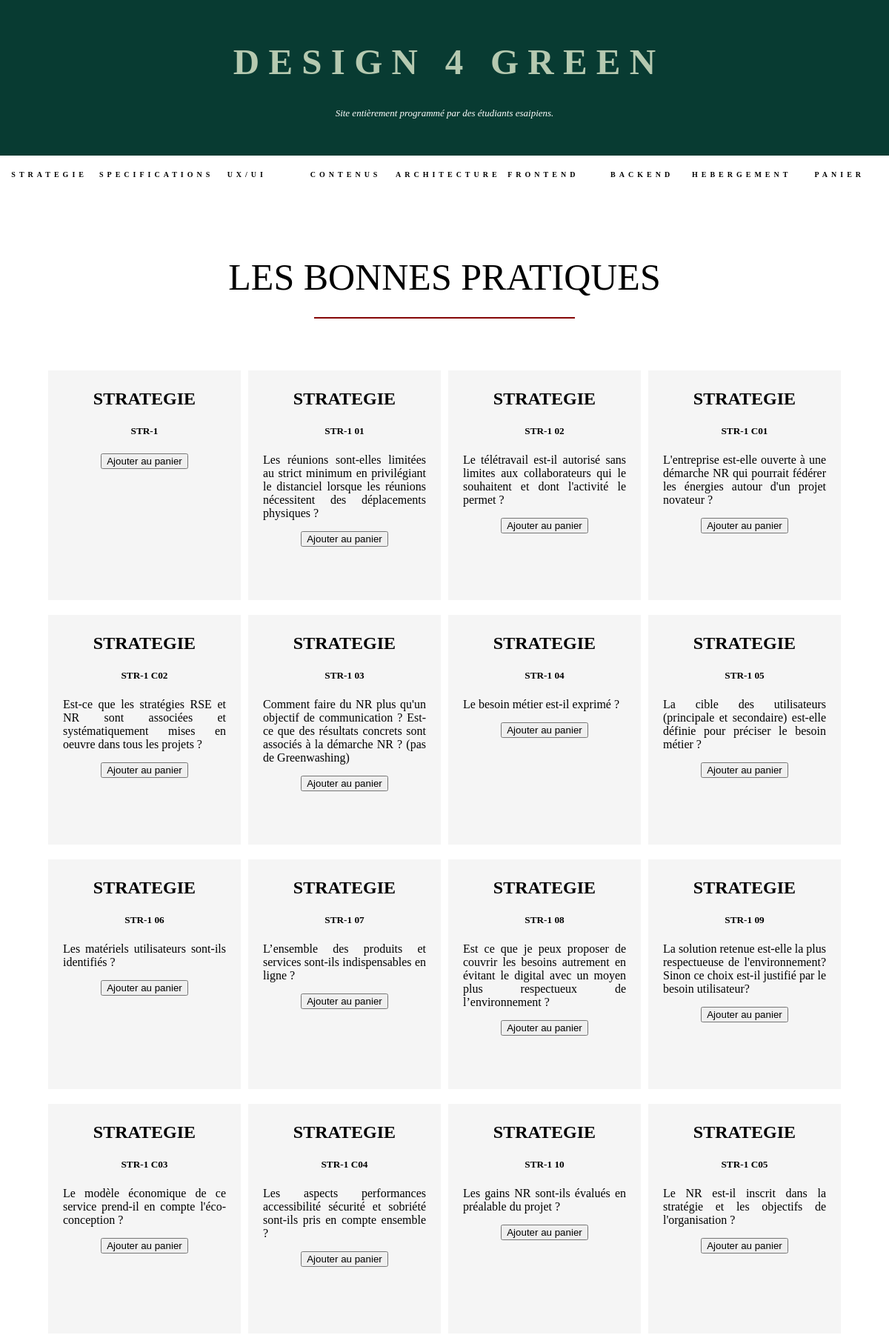
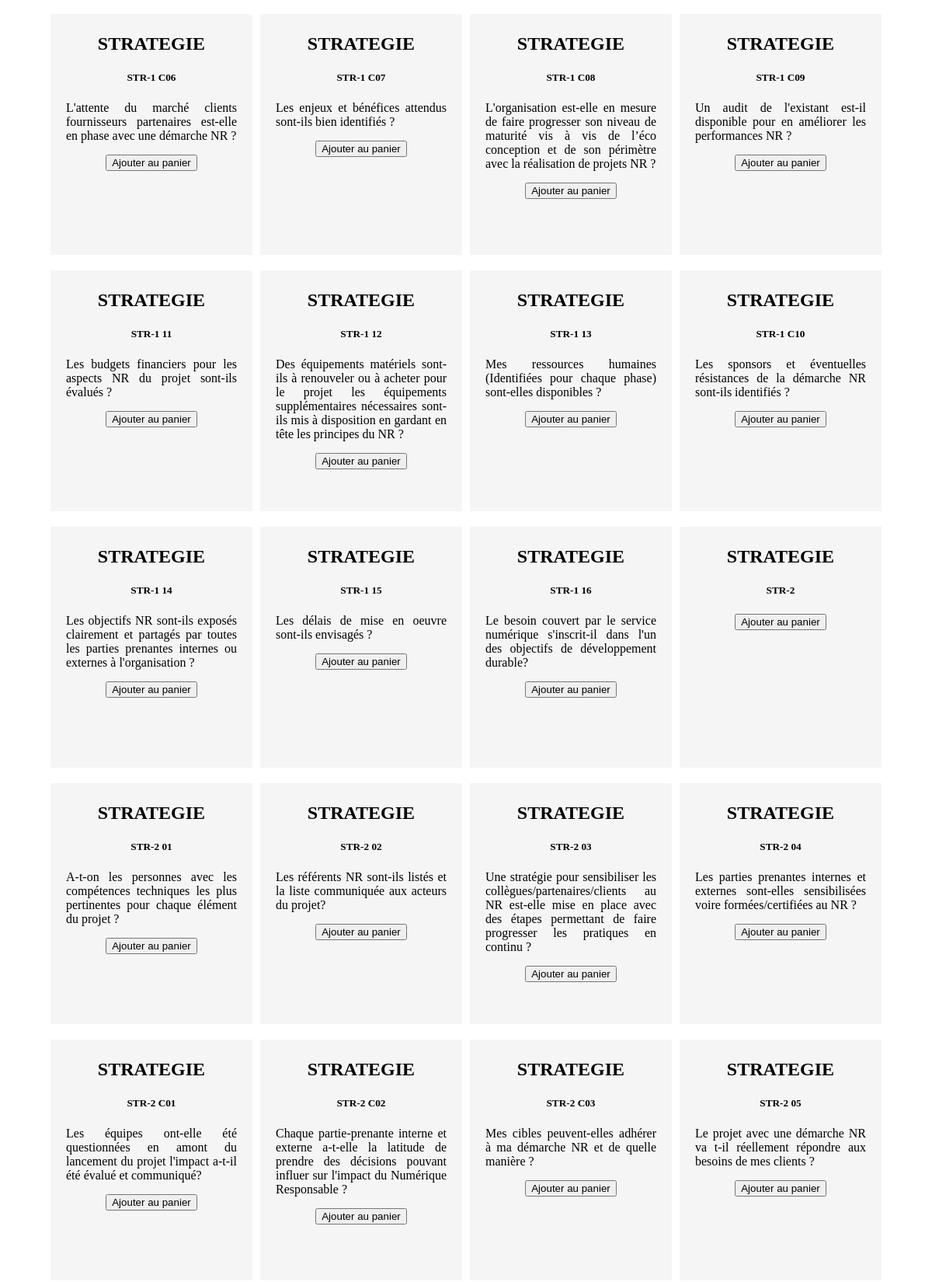
The page / (upper part) on the database its author committed (2 pictures, top to bottom).
### tables this page shows
CREATE TABLE IF NOT EXISTS `data` (
  `Famille Origine` varchar(17) DEFAULT NULL,
  `ID` varchar(11) DEFAULT NULL,
  `Planet` varchar(6) DEFAULT NULL,
  `People` varchar(6) DEFAULT NULL,
  `prosperity` varchar(10) DEFAULT NULL,
  `RECOMMANDATION` varchar(135) DEFAULT NULL,
  `CRITERES` varchar(276) DEFAULT NULL,
  `JUSTIFICATIONS` varchar(911) DEFAULT NULL,
  `Etape Cycle de Vie` varchar(18) DEFAULT NULL,
  `TEST 1 1 1
test lié au critère  forme interrogative` varchar(545) DEFAULT NULL,
  `TEST 1 1 2` varchar(268) DEFAULT NULL,
  `TEST` varchar(408) DEFAULT NULL,
  `CORRESPONDANCE 
(Référence à une source fiable existante)` varchar(240) DEFAULT NULL,
  `Lien  (URL) de la correspondance` varchar(309) DEFAULT NULL,
  `Type 

formelle
(RECO)

ou

Conseil / Guide 
(CONSEIL)` varchar(62) DEFAULT NULL,
  `Difficulté de mise en oeuvre` varchar(28) DEFAULT NULL,
  `Objectif(s) ODD couverts par la recommandation` varchar(49) DEFAULT NULL,
  ` incontournables` varchar(16) DEFAULT NULL,
  `Tags Opérationnel` varchar(75) DEFAULT NULL,
  `Acteurs` varchar(67) DEFAULT NULL,
  `Indicateurs` varchar(14) DEFAULT NULL,
  `X Indicateurs` varchar(88) DEFAULT NULL,
  `Y Indicateurs` varchar(28) DEFAULT NULL,
  `Priorité` varchar(8) DEFAULT NULL,
  `Récurrence` varchar(10) DEFAULT NULL,
  `Use Case` varchar(269) DEFAULT NULL,
  `Exemple` varchar(7) DEFAULT NULL,
  `Limites` varchar(7) DEFAULT NULL,
  `Automatisable
Y / N` varchar(20) DEFAULT NULL,
  `Automatisation
#SCRIPT
#INTRUMENTATION
#PROCESS` varchar(50) DEFAULT NULL,
  `Automatisation
Level` varchar(21) DEFAULT NULL,
  `Automatisation Informations` varchar(57) DEFAULT NULL
);

### index.php (the view, shortened to what this page needs)
<?php
try {
  $connexion = new PDO("mysql:host=localhost;dbname=d4g", "root", "");
  $connexion->exec("SET NAMES utf8");
  $query = "SELECT * FROM data;";
  $requete = $connexion->prepare($query);
  $requete->execute();
  $items = $requete->fetchall();
}
  catch(PDOException $e){
  echo 'Echec : ' .$e->getMessage();
}
?>
<!DOCTYPE html>
  <html lang="fr">
    <head>
      <link rel="stylesheet" href="index.css"/>
    </head>
    <body>
      <section class="entete">
        <div class="titre">
          <b>D E S I G N &nbsp; 4 &nbsp; G R E E N</b>
          <font color="white"> <font size="2px"> <font face='Georgia', Arial>
            <i>Site entièrement programmé par des étudiants esaipiens. </i>
          </font></font></font>
        </div>
      </section>
      <nav>
        <li><a href="#famille1">STRATEGIE</a></li>
        <li><a href="#famille2">SPECIFICATIONS</a></li>
        <li><a href="#famille3">UX/UI</a></li>
        <li><a href="#famille4">CONTENUS</a></li>
        <li><a href="#famille5">ARCHITECTURE</a></li>
        <li><a href="#famille6">FRONTEND</a></li>
        <li><a href="#famille7">BACKEND</a></li>
        <li><a href="#famille8">HEBERGEMENT</a></li>
        <li><a href="panier.php">PANIER</a></li>
      </nav>
      <section class="corps">
        <div class="titre2">
          <center> LES BONNES PRATIQUES
          <br/><hr width=60% height=25px color=#850606></center>
        </div>
        <div class="article">
          <?php foreach($items as $item){ ?>
            <div class="boite">
              <center>
              <div class="corps-boite">
                <h1>
                  <?php echo htmlspecialchars($item['Famille Origine']); ?>
                </h1>
                <h5>
                  <?php echo htmlspecialchars($item['ID']); ?>
                </h5>
                <div class="texte">
                  <?php echo htmlspecialchars($item['CRITERES']); ?>
                </div>
              </div>
              </center>
              <div class="boutton">
                <form action="" method="post" class="boutton">
                  <button type="envoyer" class="btn" name="ajouter">Ajouter au panier</button>
                </form>
              </div>
            </div>
          <?php } ?>
        </div>
      </section>
    </body>
</html>

### index.css (style rules this page uses)
body { background-color: white; margin: 0; padding: 0; }
.entete { position: relative; display: flex; flex-direction: row; justify-content : center; width: 100%; height: 210px; font-size: 49px; font-family: "Times New Roman", Times, serif; text-align: center; color: #B5C9B0; background-color: #303030; z-index: 3; }
.titre { position: fixed; width: 100%; display: flex; flex-direction: column; place-items: center; justify-content: space; z-index: 3; padding-top: 55px; height: 210px; background-color: #083B32; }
.corps { display: flex; flex-direction: column; place-items: center; justify-content: center; align-items: center; margin: 140px 0 50px 0; }
.titre2 { display: flex; flex-direction: column; place-items: center; justify-content: center; align-items: center; font-size: 50px; font-family: "Times New Roman"; margin: 0px 50px 0px 50px; width: 65%; height: 100px; border-radius: 10px; }
.article { display: grid; place-items: center; justify-content: center; align-items: center; grid-template-columns: repeat(auto-fill,minmax(250px, 1fr)); width: 90%; margin: 40px 0 0 0; }
.boite { width: 250px; height: 300px; background-color:#F5F5F5; margin: 10px; padding: 5px; }
.texte { text-align: justify; margin: 15px; }
.boutton { display: flex; flex-direction: row; place-items: center; justify-content: center; align-items: center; }
nav { width: 100%; margin: 210px 0px 0px 0px; background-color: white; position: sticky; top: 0px; font-family: 'brookeregular'; font-weight: bold; letter-spacing: 5px; font-size: 10px; font-weight: bold; text-align: center; position: fixed; z-index: 3; display : flex; flex-direction : row; justify-content : space-around; align-items : center; }
nav li { float: left; list-style-type: none; margin: 0; padding-top: 10px; padding-bottom: 15px; width: 11%; text-align: center; }
nav a { display: block; text-decoration: none; color: black; border-bottom: 2px solid transparent; padding: 10px 0px; }

### rows shown on the page
data: Famille Origine "STRATEGIE", ID "STR-1"
data: Famille Origine "STRATEGIE", ID "STR-1 01", CRITERES "Les réunions sont-elles limitées au strict minimum en privilégiant le distanciel lorsque les réunions nécessitent des déplacements physiques ?"
data: Famille Origine "STRATEGIE", ID "STR-1 02", CRITERES "Le télétravail est-il autorisé sans limites aux collaborateurs qui le souhaitent et dont l'activité le permet ?"
data: Famille Origine "STRATEGIE", ID "STR-1 C01", CRITERES "L'entreprise est-elle ouverte à une démarche NR qui pourrait fédérer les énergies autour d'un projet novateur ?"
data: Famille Origine "STRATEGIE", ID "STR-1 C02", CRITERES "Est-ce que les stratégies RSE et NR sont associées et systématiquement mises en oeuvre dans tous les projets ?"
data: Famille Origine "STRATEGIE", ID "STR-1 03", CRITERES "Comment faire du NR plus qu'un objectif de communication ? Est-ce que des résultats concrets sont associés à la démarche NR ? (pas de Greenwashing)"
data: Famille Origine "STRATEGIE", ID "STR-1 04", CRITERES "Le besoin métier est-il exprimé ?"
data: Famille Origine "STRATEGIE", ID "STR-1 05", CRITERES "La cible des utilisateurs (principale et secondaire) est-elle définie pour préciser le besoin métier ?"
data: Famille Origine "STRATEGIE", ID "STR-1 06", CRITERES "Les matériels utilisateurs sont-ils identifiés ?"
data: Famille Origine "STRATEGIE", ID "STR-1 07", CRITERES "L’ensemble des produits et services sont-ils indispensables en ligne ?"
data: Famille Origine "STRATEGIE", ID "STR-1 08", CRITERES "Est ce que je peux proposer de couvrir les besoins autrement en évitant le digital avec un moyen plus respectueux de l’environnement ?"
data: Famille Origine "STRATEGIE", ID "STR-1 09", CRITERES "La solution retenue est-elle la plus respectueuse de l'environnement? Sinon ce choix est-il justifié par le besoin utilisateur?"
data: Famille Origine "STRATEGIE", ID "STR-1 C03", CRITERES "Le modèle économique de ce service prend-il en compte l'éco-conception ?"
data: Famille Origine "STRATEGIE", ID "STR-1 C04", CRITERES "Les aspects performances accessibilité sécurité et sobriété sont-ils pris en compte ensemble ?"
data: Famille Origine "STRATEGIE", ID "STR-1 10", CRITERES "Les gains NR sont-ils évalués en préalable du projet ?"
data: Famille Origine "STRATEGIE", ID "STR-1 C05", CRITERES "Le NR est-il inscrit dans la stratégie et les objectifs de l'organisation ?"
data: Famille Origine "STRATEGIE", ID "STR-1 C06", CRITERES "L'attente du marché clients fournisseurs partenaires est-elle en phase avec une démarche NR ?"
data: Famille Origine "STRATEGIE", ID "STR-1 C07", CRITERES "Les enjeux et bénéfices attendus sont-ils bien identifiés ?"
data: Famille Origine "STRATEGIE", ID "STR-1 C08", CRITERES "L'organisation est-elle en mesure de faire progresser son niveau de maturité vis à vis de l’éco conception et de son périmètre avec la réalisation de projets NR ?"
data: Famille Origine "STRATEGIE", ID "STR-1 C09", CRITERES "Un audit de l'existant est-il disponible pour en améliorer les performances NR ?"
data: Famille Origine "STRATEGIE", ID "STR-1 11", CRITERES "Les budgets financiers pour les aspects NR du projet sont-ils évalués ?"
data: Famille Origine "STRATEGIE", ID "STR-1 12", CRITERES "Des équipements matériels sont-ils à renouveler ou à acheter pour le projet les équipements supplémentaires nécessaires sont-ils mis à disposition en gardant en tête les principes du NR ?"
data: Famille Origine "STRATEGIE", ID "STR-1 13", CRITERES "Mes ressources humaines (Identifiées pour chaque phase) sont-elles disponibles ?"
data: Famille Origine "STRATEGIE", ID "STR-1 C10", CRITERES "Les sponsors et éventuelles résistances de la démarche NR sont-ils identifiés ?"
data: Famille Origine "STRATEGIE", ID "STR-1 14", CRITERES "Les objectifs NR sont-ils exposés clairement et partagés par toutes les parties prenantes internes ou externes à l'organisation ?"
data: Famille Origine "STRATEGIE", ID "STR-1 15", CRITERES "Les délais de mise en oeuvre sont-ils envisagés ?"
data: Famille Origine "STRATEGIE", ID "STR-1 16", CRITERES "Le besoin couvert par le service numérique s'inscrit-il dans l'un des objectifs de développement durable?"
data: Famille Origine "STRATEGIE", ID "STR-2"
data: Famille Origine "STRATEGIE", ID "STR-2 01", CRITERES "A-t-on les personnes avec les compétences techniques les plus pertinentes pour chaque élément du projet ?"
data: Famille Origine "STRATEGIE", ID "STR-2 02", CRITERES "Les référents NR sont-ils listés et la liste communiquée aux acteurs du projet?"
data: Famille Origine "STRATEGIE", ID "STR-2 03", CRITERES "Une stratégie pour sensibiliser les collègues/partenaires/clients au NR est-elle mise en place avec des étapes permettant de faire progresser les pratiques en continu ?"
data: Famille Origine "STRATEGIE", ID "STR-2 04", CRITERES "Les parties prenantes internes et externes sont-elles sensibilisées voire formées/certifiées au NR ?"
data: Famille Origine "STRATEGIE", ID "STR-2 C01", CRITERES "Les équipes ont-elle été questionnées en amont du lancement du projet l'impact a-t-il été évalué et communiqué?"
data: Famille Origine "STRATEGIE", ID "STR-2 C02", CRITERES "Chaque partie-prenante interne et externe a-t-elle la latitude de prendre des décisions pouvant influer sur l'impact du Numérique Responsable ?"
data: Famille Origine "STRATEGIE", ID "STR-2 C03", CRITERES "Mes cibles peuvent-elles adhérer à ma démarche NR et de quelle manière ?"
data: Famille Origine "STRATEGIE", ID "STR-2 05", CRITERES "Le projet avec une démarche NR va t-il réellement répondre aux besoins de mes clients ?"
